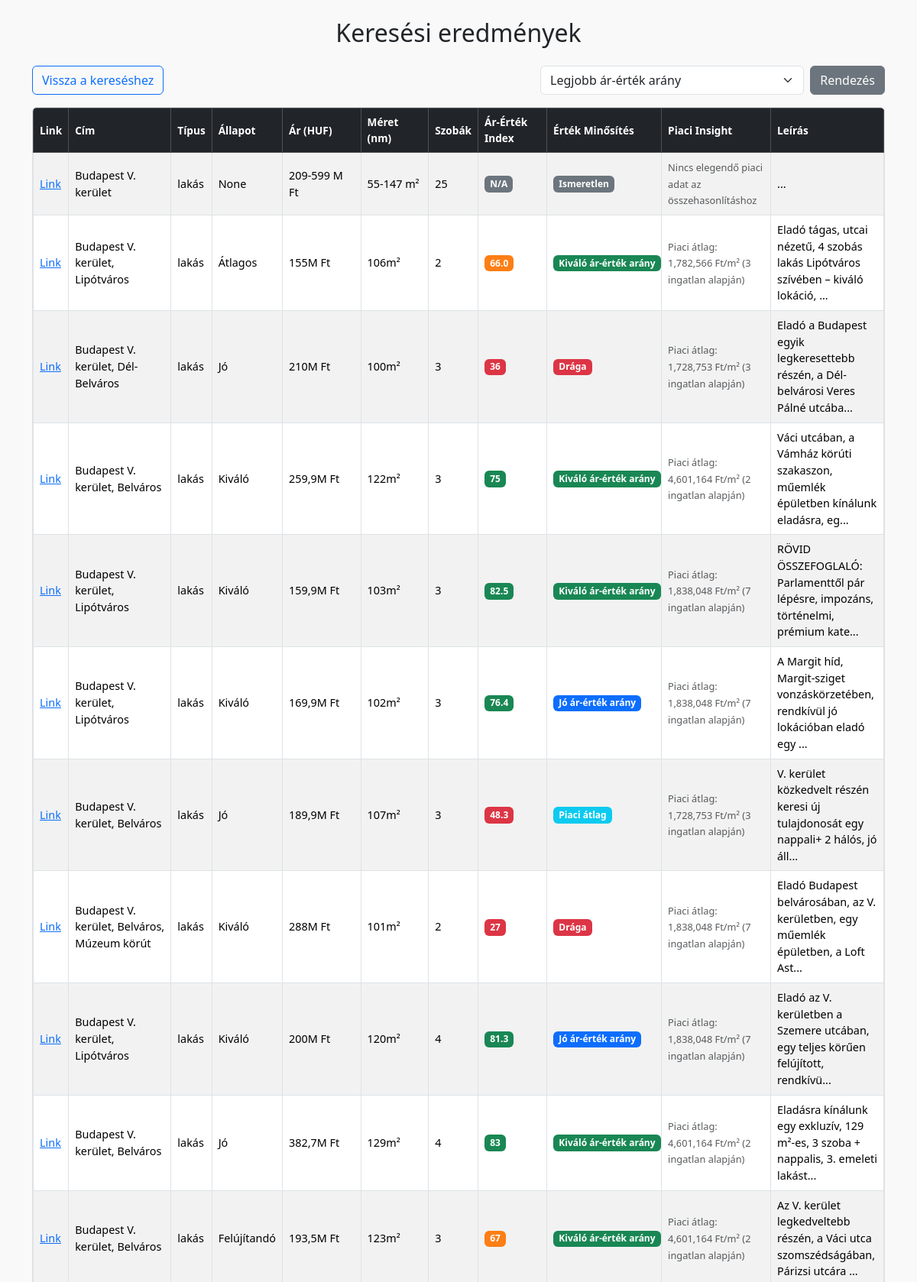
The app's page /results (upper part) with its own data.
### tables this page shows
CREATE TABLE listings ("url" TEXT, "location" TEXT, "size" TEXT, "rooms" TEXT, "price_huf" TEXT, "price_eur" TEXT, "description" TEXT, "Értékesités" TEXT, "Jogi státusz" TEXT, "Jelleg" TEXT, "Építési mód" TEXT, "Méret" TEXT, "Bruttó méret" TEXT, "Fűtés" TEXT, "Belmagasság" TEXT, "Tájolás" TEXT, "Panoráma" TEXT, "Lépcsőház típusa" TEXT, "Állapot" TEXT, "Homlokzat állapota" TEXT, "Építés éve" TEXT, "Fürdőszobák száma" TEXT, "Lift" TEXT, "szoba" TEXT, "konyha" TEXT, "közlekedő" TEXT, "Lépcsőház állapota" TEXT, "Környék" TEXT, "Fekvés" TEXT, "Víz" TEXT, "Villany" TEXT, "Csatorna" TEXT, "nappali" TEXT, "konyha-étkező" TEXT, "fürdőszoba" TEXT, "előszoba" TEXT, "Közös költség" TEXT, "Garázs" TEXT, "hálószoba" TEXT, "fürdőszoba-wc" TEXT, "Terasz / erkély mérete" TEXT, "Pince" TEXT, "Gáz" TEXT, "wc" TEXT, "kamra" TEXT, "erkély" TEXT, "Lakáson belüli szintszám" TEXT, "Tároló" TEXT, "ebédlő" TEXT, "Társaház kert" TEXT, "terasz" TEXT, "galéria" TEXT, "lokáció" TEXT, "Ár-Érték Index" TEXT, 'Méret_clean' REAL, 'Bruttó méret_clean' REAL, 'rooms_clean' REAL, 'price_huf_clean' REAL, 'price_eur_clean' REAL, 'Belmagasság_clean' REAL, 'Piaci Insight' TEXT, 'Ár/m² Eltérés %' REAL, 'Érték Minősítés' TEXT);

### app.py (the view, shortened to what this page needs)
@app.route("/results")
def results():
    filters = {
        "type": request.args.get("type"),
        "location": request.args.get("location"),
        "min_price": request.args.get("min_price"),
        "max_price": request.args.get("max_price"),
        "min_size": request.args.get("min_size"),
        "max_size": request.args.get("max_size"),
        "min_rooms": request.args.get("min_rooms"),
        "max_rooms": request.args.get("max_rooms"),
        "sort": request.args.get("sort")
    }
    came_from_search = request.args.get("from_search") == "true"
    filters = {k: v for k, v in filters.items() if v}
    ads = query_db(filters)
    return render_template("results.html", ads=ads)

### templates/results.html (shortened to what this page needs)
<!DOCTYPE html>
<html lang="hu">
<head>
    <link href="https://cdn.jsdelivr.net/npm/bootstrap@5.3.3/dist/css/bootstrap.min.css" rel="stylesheet">
    <link rel="stylesheet" href="{{ url_for('static', filename='style.css') }}">
</head>
<body>
    <div class="container my-4">
        <h1 class="mb-4 text-center">Keresési eredmények</h1>
        <form class="mb-3" method="get" action="/results">
            <div class="row justify-content-between align-items-end">
                <div class="col-md-3">
                    <a href="/" class="btn btn-outline-primary">Vissza a kereséshez</a>
                </div>
                <div class="col-md-5 d-flex gap-2">
                    <select class="form-select" id="sort" name="sort">
                        <option value="worth_it_desc" {% if request.args.get("sort") == "worth_it_desc" %}selected{% endif %}>Legjobb ár-érték arány</option>
                    </select>
                    <button type="submit" class="btn btn-secondary">Rendezés</button>
                </div>
            </div>
        </form>
        <div class="table-responsive">
            <table class="table table-bordered table-striped table-hover">
            <thead class="table-dark">
                <tr>
                    <th>Link</th>
                    <th>Cím</th>
                    <th>Típus</th>
                    <th>Állapot</th>
                    <th>Ár (HUF)</th>
                    <th>Méret (nm)</th>
                    <th>Szobák</th>
                    <th>Ár-Érték Index</th>
                    <th>Érték Minősítés</th>
                    <th>Piaci Insight</th>
                    <th>Leírás</th>
                </tr>
            </thead>
            <tbody>
                {% for ad in ads %}
                <tr>
                    <td><a href="{{ ad.url }}" target="_blank">Link</a></td>
                    <td>{{ ad['lokáció'] or ad.location }}</td>
                    <td>{{ ad.Jelleg }}</td>
                    <td>{{ ad['Állapot'] }}</td>
                    <td>{{ ad.price_huf }}</td>
                    <td>{{ ad.size }}</td>
                    <td>{{ ad.rooms_clean|int if ad.rooms_clean else '' }}</td>
                    <td>
                        {% set score = ad['Ár-Érték Index']|float if ad['Ár-Érték Index'] and ad['Ár-Érték Index'] != 'None' else 0 %}
                        <span class="badge
                            {% if score >= 70 %}bg-success
                            {% elif score >= 50 %}bg-warning
                            {% elif score > 0 %}bg-danger
                            {% else %}bg-secondary{% endif %}">
                            {{ ad['Ár-Érték Index'] or 'N/A' }}
                        </span>
                    </td>
                    <td>
                        <span class="badge
                            {% if ad['Érték Minősítés'] == 'Kiváló ár-érték arány' %}bg-success
                            {% elif ad['Érték Minősítés'] == 'Jó ár-érték arány' %}bg-primary
                            {% elif ad['Érték Minősítés'] == 'Piaci átlag' %}bg-info
                            {% elif ad['Érték Minősítés'] == 'Piaci átlag felett' %}bg-warning
                            {% elif ad['Érték Minősítés'] == 'Drága' %}bg-danger
                            {% else %}bg-secondary{% endif %}">
                            {{ ad['Érték Minősítés'] or 'Ismeretlen' }}
                        </span>
                    </td>
                    <td>
                        <small class="text-muted">{{ ad['Piaci Insight'] or 'Nincs adat' }}</small>
                    </td>
                    <td>{{ ad.description[:80] }}...</td>
                </tr>
                {% endfor %}
            </tbody>
            </table>
        </div>
    </div>
</body>
</html>

### static/style.css (style rules this page uses)
body { background-color: #f9f9f9; }
h1 { font-size: 2rem; }
table th, table td { vertical-align: middle; }
.table { font-size: 0.9rem; }
.table th { font-size: 0.85rem; font-weight: 600; }
.table td { max-width: 150px; word-wrap: break-word; }
.badge { font-size: 0.75rem; padding: 0.4em 0.6em; }
.table-responsive { border: 1px solid #dee2e6; border-radius: 0.375rem; }
.text-muted { font-size: 0.8rem; }
.bg-success { background-color: #198754 !important; }
.bg-warning { background-color: #fd7e14 !important; }
.bg-danger { background-color: #dc3545 !important; }

### records on screen
listings: lokáció "Budapest V. kerület", Jelleg "lakás", Állapot "None", price_huf "209-599 M Ft", size "55-147 m²", rooms_clean "25", ad "N/A", Érték Minősítés "Ismeretlen", Piaci Insight "Nincs elegendő piaci adat az összehasonlításhoz"
listings: lokáció "Budapest V. kerület, Lipótváros", Jelleg "lakás", Állapot "Átlagos", price_huf "155M Ft", size "106m²", rooms_clean "2", ad "66.0", Érték Minősítés "Kiváló ár-érték arány", Piaci Insight "Piaci átlag: 1,782,566 Ft/m² (3 ingatlan alapján)", description "Eladó tágas, utcai nézetű, 4 szobás lakás Lipótváros szívében – kiváló lokáció,"
listings: lokáció "Budapest V. kerület, Dél-Belváros", Jelleg "lakás", Állapot "Jó", price_huf "210M Ft", size "100m²", rooms_clean "3", ad "36", Érték Minősítés "Drága", Piaci Insight "Piaci átlag: 1,728,753 Ft/m² (3 ingatlan alapján)", description "Eladó a Budapest egyik legkeresettebb részén, a Dél-belvárosi Veres Pálné utcába"
listings: lokáció "Budapest V. kerület, Belváros", Jelleg "lakás", Állapot "Kiváló", price_huf "259,9M Ft", size "122m²", rooms_clean "3", ad "75", Érték Minősítés "Kiváló ár-érték arány", Piaci Insight "Piaci átlag: 4,601,164 Ft/m² (2 ingatlan alapján)", description "Váci utcában, a Vámház körúti szakaszon, műemlék épületben kínálunk eladásra, eg"
listings: lokáció "Budapest V. kerület, Lipótváros", Jelleg "lakás", Állapot "Kiváló", price_huf "159,9M Ft", size "103m²", rooms_clean "3", ad "82.5", Érték Minősítés "Kiváló ár-érték arány", Piaci Insight "Piaci átlag: 1,838,048 Ft/m² (7 ingatlan alapján)", description "RÖVID ÖSSZEFOGLALÓ: Parlamenttől pár lépésre, impozáns, történelmi, prémium kate"
listings: lokáció "Budapest V. kerület, Lipótváros", Jelleg "lakás", Állapot "Kiváló", price_huf "169,9M Ft", size "102m²", rooms_clean "3", ad "76.4", Érték Minősítés "Jó ár-érték arány", Piaci Insight "Piaci átlag: 1,838,048 Ft/m² (7 ingatlan alapján)", description "A Margit híd, Margit-sziget vonzáskörzetében, rendkívül jó lokációban eladó egy"
listings: lokáció "Budapest V. kerület, Belváros", Jelleg "lakás", Állapot "Jó", price_huf "189,9M Ft", size "107m²", rooms_clean "3", ad "48.3", Érték Minősítés "Piaci átlag", Piaci Insight "Piaci átlag: 1,728,753 Ft/m² (3 ingatlan alapján)", description "V. kerület közkedvelt részén keresi új tulajdonosát egy nappali+ 2 hálós, jó áll"
listings: lokáció "Budapest V. kerület, Belváros, Múzeum körút", Jelleg "lakás", Állapot "Kiváló", price_huf "288M Ft", size "101m²", rooms_clean "2", ad "27", Érték Minősítés "Drága", Piaci Insight "Piaci átlag: 1,838,048 Ft/m² (7 ingatlan alapján)", description "Eladó Budapest belvárosában, az V. kerületben, egy műemlék épületben, a Loft Ast"
listings: lokáció "Budapest V. kerület, Lipótváros", Jelleg "lakás", Állapot "Kiváló", price_huf "200M Ft", size "120m²", rooms_clean "4", ad "81.3", Érték Minősítés "Jó ár-érték arány", Piaci Insight "Piaci átlag: 1,838,048 Ft/m² (7 ingatlan alapján)", description "Eladó az V. kerületben a Szemere utcában, egy teljes körűen felújított, rendkívü"
listings: lokáció "Budapest V. kerület, Belváros", Jelleg "lakás", Állapot "Jó", price_huf "382,7M Ft", size "129m²", rooms_clean "4", ad "83", Érték Minősítés "Kiváló ár-érték arány", Piaci Insight "Piaci átlag: 4,601,164 Ft/m² (2 ingatlan alapján)", description "Eladásra kínálunk egy exkluzív, 129 m²-es, 3 szoba + nappalis, 3. emeleti lakást"
listings: lokáció "Budapest V. kerület, Belváros", Jelleg "lakás", Állapot "Felújítandó", price_huf "193,5M Ft", size "123m²", rooms_clean "3", ad "67", Érték Minősítés "Kiváló ár-érték arány", Piaci Insight "Piaci átlag: 4,601,164 Ft/m² (2 ingatlan alapján)", description "Az V. kerület legkedveltebb részén, a Váci utca szomszédságában, Párizsi utcára"
